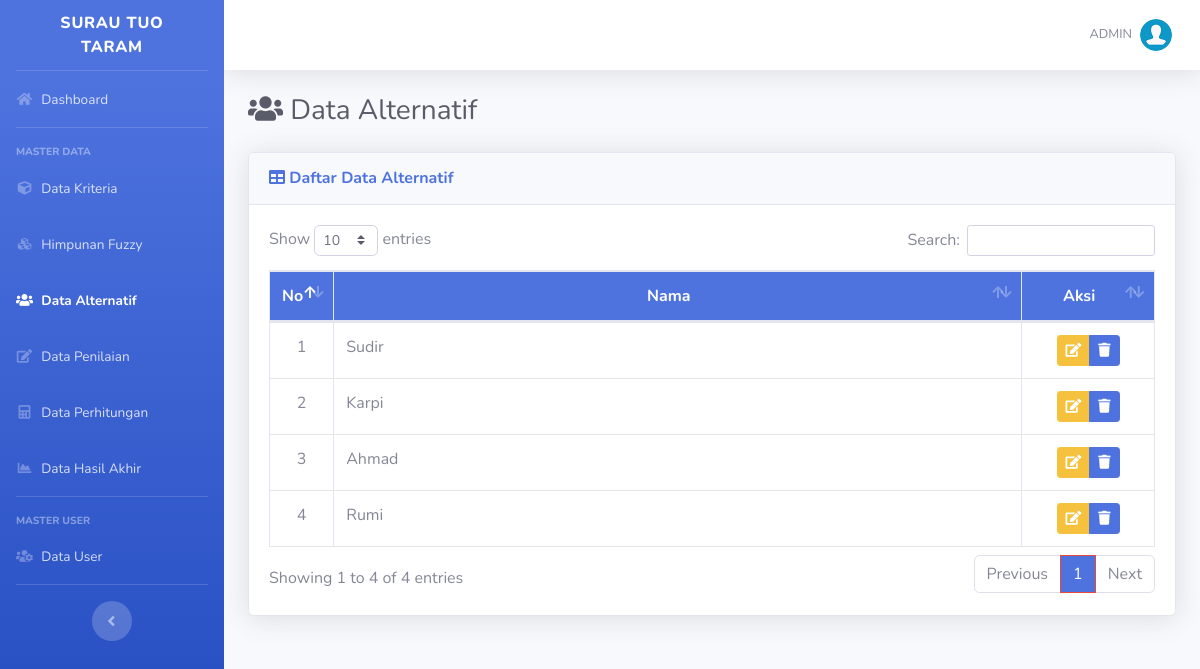
The page /khatib/list-alternatif.php (signed in) on the database its author committed.
### tables this page shows
CREATE TABLE `alternatif` (
  `id_alternatif` int(11) NOT NULL,
  `nama` varchar(100) NOT NULL
);

### khatib/list-alternatif.php (the view, shortened to what this page needs)
<?php require_once('includes/init.php'); ?>
<?php
require_once('template/header.php');
?>
<div class="d-sm-flex align-items-center justify-content-between mb-4">
	<h1 class="h3 mb-0 text-gray-800"><i class="fas fa-fw fa-users"></i> Data Alternatif</h1>
</div>
<div class="card shadow mb-4">
	<div class="card-header py-3">
		<h6 class="m-0 font-weight-bold text-primary"><i class="fa fa-table"></i> Daftar Data Alternatif</h6>
	</div>
	<div class="card-body">
		<div class="table-responsive">
			<table class="table table-bordered" id="dataTable" width="100%" cellspacing="0">
				<thead class="bg-primary text-white">
					<tr align="center">
						<th width="5%">No</th>
						<th>Nama</th>
						<th width="15%">Aksi</th>
					</tr>
				</thead>
				<tbody>
					<?php
					$no = 0;
					$query = mysqli_query($koneksi, "SELECT alternatif.id_alternatif, alternatif.nama
                                  FROM alternatif
                                  JOIN hasil ON alternatif.id_alternatif = hasil.id_alternatif
                                  WHERE hasil.nilai < (SELECT MAX(nilai) FROM hasil)
                                  ORDER BY hasil.nilai DESC");
					while ($data = mysqli_fetch_array($query)):
						$no++;
						?>
						<tr align="center">
							<td>
								<?php echo $no; ?>
							</td>
							<td align="left">
								<?php echo $data['nama']; ?>
							</td>
							<td>
								<div class="btn-group" role="group">
									<a data-toggle="tooltip" data-placement="bottom" title="Edit Data"
										href="edit-alternatif.php?id=<?php echo $data['id_alternatif']; ?>"
										class="btn btn-warning btn-sm"><i class="fa fa-edit"></i></a>
									<a data-toggle="tooltip" data-placement="bottom" title="Hapus Data"
										href="hapus-alternatif.php?id=<?php echo $data['id_alternatif']; ?>"
										onclick="return confirm('Apakah anda yakin untuk menghapus data ini')"
										class="btn btn-primary btn-sm"><i class="fa fa-trash"></i></a>
								</div>
							</td>
						</tr>
					<?php endwhile; ?>
				</tbody>
			</table>
		</div>
	</div>
</div>
<?php
require_once('template/footer.php');
?>

### rows shown on the page
alternatif: nama "Sudir"
alternatif: nama "Karpi"
alternatif: nama "Ahmad"
alternatif: nama "Rumi"

### other values the page prints
$_SESSION['username'] "ADMIN"
